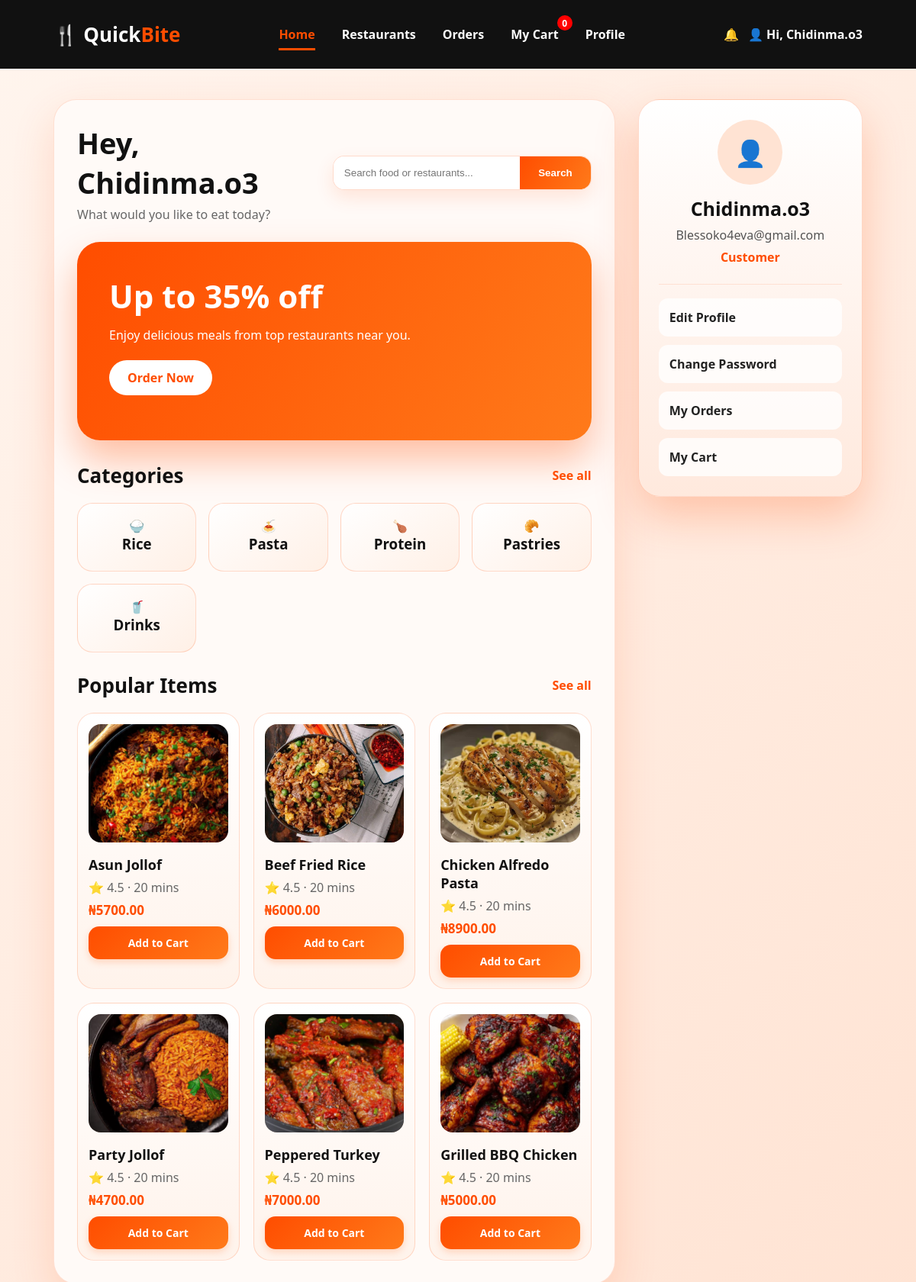
Page /customer/dashboard/ (signed in) on the committed database.
### accounts/models.py (models this page shows, shortened)
class CustomUser(AbstractUser):
    ROLE_CHOICES = [
        ('customer', 'Customer'),
        ('owner', 'Restaurant Owner'),
        ('admin', 'Admin'),
    ]
    role = models.CharField(max_length=20, choices=ROLE_CHOICES, default='customer')
    phone = models.CharField(max_length=20, blank=True)
    address = models.TextField(blank=True)

### restaurant/models.py (models this page shows, shortened)
class Category(models.Model):
    name = models.CharField(max_length=100)

class Dish(models.Model):
    name = models.CharField(max_length=100)
    price = models.DecimalField(max_digits=10, decimal_places=2)
    image = models.ImageField(upload_to='dishes/', blank=True, null=True)
    category = models.ForeignKey(
        Category,
        on_delete=models.SET_NULL,
        null=True,
        blank=True
    )
    restaurant = models.ForeignKey(
        Restaurant,
        on_delete=models.CASCADE,
        null=True,
        blank=True
    )

### customer/views.py (the view)
# urls.py: path('dashboard/', views.customer_dashboard, name='customer_dashboard'),
@login_required
def customer_dashboard(request):
    query = request.GET.get("q")
    categories = Category.objects.all()
    dishes = Dish.objects.all()
    if query:
        dishes = dishes.filter(name__icontains=query)
    dishes = dishes[:6]
    cart_count = 0
    cart = Cart.objects.filter(user=request.user).first()
    if cart:
        cart_count = sum(item.quantity for item in cart.items.all())
    return render(request, "customer/dashboard.html", {
        "categories": categories,
        "dishes": dishes,
        "cart_count": cart_count,
    })

### templates/customer/dashboard.html (shortened to what this page needs)
{% load static %}
<!doctype html>
<html>
  <head>
    <link rel="stylesheet" href="{% static 'css/customer.css' %}?v=30" />
  </head>
  <body>
    <nav class="top-nav">
      <div class="logo">🍴 <span>Quick</span>Bite</div>
      <div class="nav-links">
        <a href="{% url 'customer_dashboard' %}" class="active">Home</a>
        <a href="#">Restaurants</a>
        <a href="{% url 'my_orders' %}">Orders</a>
        <a href="{% url 'cart' %}" class="cart-nav-link">
          My Cart
          <span id="cart-count" class="cart-badge">
            {{ cart_count|default:0 }}
          </span>
        </a>
        <a href="{% url 'profile' %}">Profile</a>
      </div>
      <div class="nav-user">
        <span>🔔</span>
        <span>👤 Hi, {{ user.username }}</span>
      </div>
    </nav>
    <main class="home-layout">
      <section class="home-content">
        <div class="welcome-row">
          <div>
            <h1>Hey, {{ user.username }}</h1>
            <p>What would you like to eat today?</p>
          </div>
          <form method="GET" class="search-box">
            <input
              type="text"
              name="q"
              placeholder="Search food or restaurants..."
              value="{{ request.GET.q }}"
            />
            <button type="submit">Search</button>
          </form>
        </div>
        <section class="hero-card">
          <h2>Up to 35% off</h2>
          <p>Enjoy delicious meals from top restaurants near you.</p>
          <a href="#popular-items">Order Now</a>
        </section>
        <div class="section-heading">
          <h2>Categories</h2>
          <a href="#">See all</a>
        </div>
        <div class="categories">
          {% for category in categories %}
            <a href="{% url 'category_dishes' category.id %}" class="category-card">
              <span>
                {% if category.name == "Rice" %}
                  🍚
                {% elif category.name == "Pasta" %}
                  🍝
                {% elif category.name == "Protein" %}
                  🍗
                {% elif category.name == "Pastries" %}
                  🥐
                {% elif category.name == "Drinks" %}
                  🥤
                {% else %}
                  🍽️
                {% endif %}
              </span>
              <h3>{{ category.name }}</h3>
            </a>
            {% endfor %}
        </div>
        <div class="section-heading" id="popular-items">
          <h2>Popular Items</h2>
          <a href="#">See all</a>
        </div>
        <div class="food-grid">
          {% for dish in dishes %}
          <div class="food-card">
            <a href="{% url 'dish_detail' dish.id %}" class="food-image-link">
              {% if dish.image %}
              <img src="{{ dish.image.url }}" alt="{{ dish.name }}" />
              {% else %}
              <img src="{% static 'images/onboarding1.jpg' %}" alt="Food" />
              {% endif %}
            </a>
            <h3 class="food-title">
              <a href="{% url 'dish_detail' dish.id %}">
                {{ dish.name }}
              </a>
            </h3>
            <p>⭐ 4.5 · 20 mins</p>
            <strong>₦{{ dish.price }}</strong>
            <a href="{% url 'add_to_cart' dish.id %}" class="add-cart-btn">
              Add to Cart
            </a>
          </div>
          {% empty %}
          <div class="empty-box">No dishes found</div>
          {% endfor %}
        </div>
      </section>
      <aside class="profile-panel">
        <div class="profile-card">
          <div class="avatar">👤</div>
          <h2>{{ user.username }}</h2>
          <p>{{ user.email }}</p>
          <span>{{ user.role|title }}</span>
        </div>
        <div class="profile-actions">
          <a href="{% url 'profile' %}">Edit Profile</a>
          <a href="{% url 'change_password' %}" class="profile-action">
    Change Password
</a>
          <a href="{% url 'orders' %}">My Orders</a>
          <a href="{% url 'cart' %}">My Cart</a>
        </div>
      </aside>
    </main>
  </body>
</html>

### rows in the picture
CustomUser: username "Chidinma.o3", email "Blessoko4eva@gmail.com", role "Customer"
Category: name "Rice"
Category: name "Pasta"
Category: name "Protein"
Category: name "Pastries"
Category: name "Drinks"
Dish: image (picture), name "Asun Jollof", price "5700.00"
Dish: image (picture), name "Beef Fried Rice", price "6000.00"
Dish: image (picture), name "Chicken Alfredo Pasta", price "8900.00"
Dish: image (picture), name "Party Jollof", price "4700.00"
Dish: image (picture), name "Peppered Turkey", price "7000.00"
Dish: image (picture), name "Grilled BBQ Chicken", price "5000.00"

### other values in the picture
{{ cart_count|default:0 }} "0"
